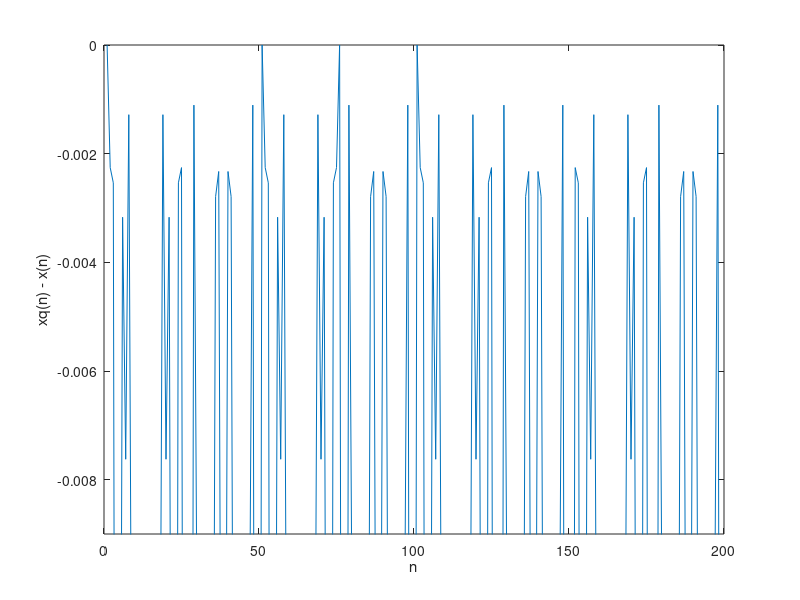

Write the MATLAB code that produced this figure.
%{
For f
o=1/50 and N=200, write a program to quantize the signal x(n), using
truncation, to 64, 128 and 256 quantization levels. Plot x(n), xq
(n) and e(n)
and compute SQNR
%}

N= 200;
fo=1/50;
n=[0:N]';
x=sin(2*pi*fo*n)
plot(n,x)

%Q=64,128,256 
Q=64;
q=2/(Q+1);
xq=q*(floor(x/q));
plot(xq)
xlabel('n')
ylabel('xq(n) - x(n)')


plot(xq-x);
 axis([0 200 -9e-3 0])
xlabel('n')
ylabel('xq(n) - x(n)')
Px=sum((x).^2)/N;
Pq=sum((xq-x).^2)/N;
SQNR=10*log10(Px/Pq)